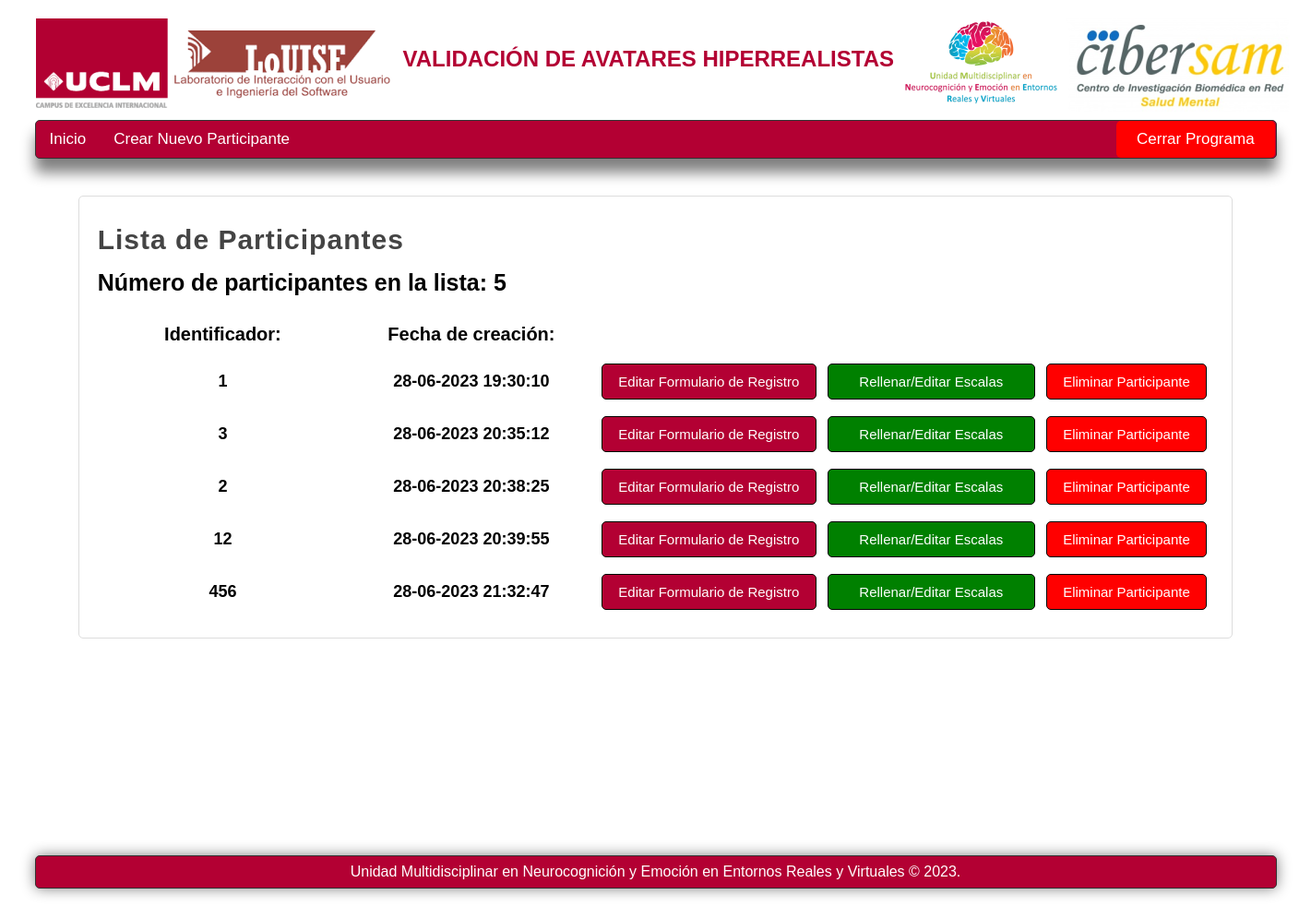
The page /listaparticipantes/control/ on the database as committed earlier.
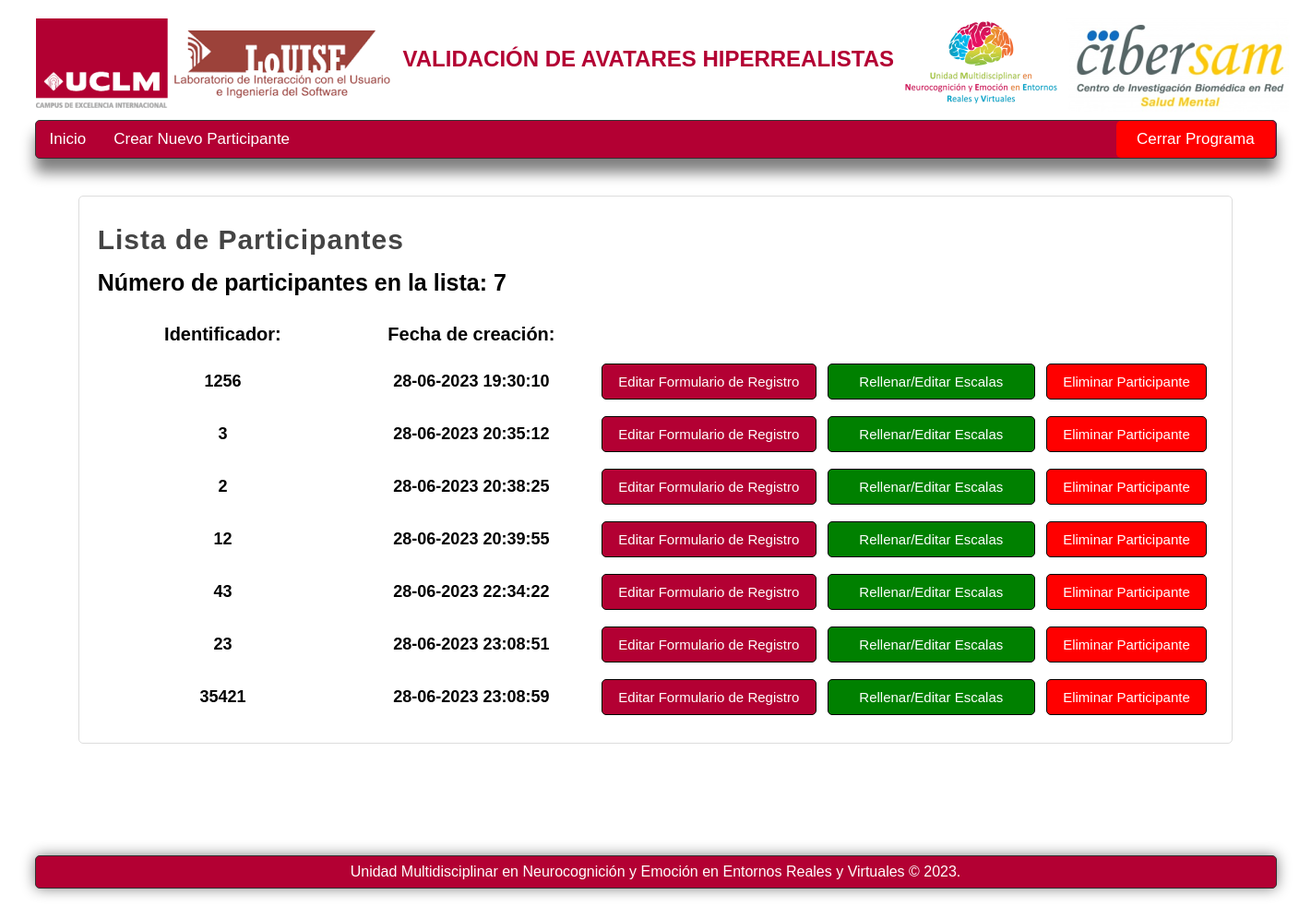
The same page on the database as committed later.
### appcarasrealistas.py (models this page shows)
class Formularioregistro(db.Model):
    __bind_key__ = 'datosappcarasrealistas'
    idparticipante = db.Column(db.Integer, primary_key=True)
    fechacreacion = db.Column(db.Text)
    fechaultimamodificacion = db.Column(db.Text)
    nhcparticipante = db.Column(db.Text)
    edad = db.Column(db.Text)
    genero = db.Column(db.Text)
    textogenero = db.Column(db.Text)
    etnia = db.Column(db.Text)
    estadocivil = db.Column(db.Text)
    provinciaresidencia = db.Column(db.Text)
    textoprovinciaresidencia = db.Column(db.Text)
    residencia = db.Column(db.Text)
    estudios = db.Column(db.Text)
    situacionprofesional = db.Column(db.Text)
    textosituacionprofesional = db.Column(db.Text)
    profesion = db.Column(db.Text)

### appcarasrealistas.py (the view)
@appcarasrealistas.route("/listaparticipantes/<string:tipoparticipante>/", methods=["GET", "POST"])
def listaparticipantes(tipoparticipante=""):
    if tipoparticipante == "control":
        nombretablabd = Formularioregistro
        tipolayout = 'layoutinicio2.html'
    listaparticipantes = nombretablabd.query.all()
    numeroparticipantes = len(listaparticipantes)
    return render_template("listaparticipantes.html", tipolayout=tipolayout, tipoparticipante=tipoparticipante, listaparticipantes=listaparticipantes, numeroparticipantes=numeroparticipantes)

### templates/listaparticipantes.html (shortened to what this page needs)
{% extends tipolayout %}
{% block nav %}
    <li>
        <a href="/">Inicio</a>
    </li>
    {% if tipoparticipante == "control"%}
        <li>
            <a href="/formularioregistro/control">Crear Nuevo Participante</a>
        </li>
        <li>
            <a class="cerrarprogramabipolares1" href="/salir" onclick="return confirm('¿Estas seguro de que deseas cerrar el programa?')">Cerrar Programa</a>
        </li>
    {% endif %}
{% endblock %}
{% block content %}
    {% if tipoparticipante == "control"%}
        <h1 class="titulo2">Lista de Participantes</h1>
    {% endif %}
    <h3>Número de participantes en la lista: {{ numeroparticipantes }}</h3>
    <br>
    <div class="divtable">
        <table>
            <thead class="theadtable">
                <tr>
                    <td class="titulostablas1">Identificador:</td>
                    <td class="titulostablas1">Fecha de creación:</td>
                    <td class="titulostablas3"></td>
                    <td class="titulostablas4"></td>
                    <td class="titulostablas5"></td>
                </tr>
            </thead>
            <tbody class="tbodytable">
                {% for participante in listaparticipantes %}
                    <tr>
                        <td class="contenidotabla0">{{ participante.nhcparticipante }}</td>
                        <td class="contenidotabla0">{{ participante.fechacreacion }}</td>
                        <td class="contenidotabla3">
                            <a class="btn3" href="/formularioregistro/{{ tipoparticipante }}/{{ participante.idparticipante }}">Editar Formulario de Registro</a>
                        </td>
                        <td class="contenidotabla3">
                            <a class="btn8" href="/listaformulariosparticipante/{{ tipoparticipante }}/{{ participante.idparticipante }}/{{ participante.nhcparticipante}}/{{ participante.fechacreacion }}">Rellenar/Editar Escalas</a>
                        </td>
                        <td class="contenidotabla3">
                            <a class="btn7" href="/borrarparticipante/{{ tipoparticipante }}/{{ participante.idparticipante }}/{{ participante.nhcparticipante }}/{{ participante.fechacreacion }}" onclick="return confirm('¿Estas seguro de que deseas eliminar el participante: {{  participante.nhcparticipante }}?')">Eliminar Participante</a>
                        </td>
                    </tr>
                {% endfor %}
            </tbody>
        </table>
    </div>
{% endblock %}

### templates/layoutinicio2.html (shortened to what this page needs)
<!doctype html>
<html lang="es">
<head>
    <link rel="stylesheet" type="text/css" href="{{ url_for('static', filename='css/styles.css') }}">
</head>
<body>
    <header>
        <div id="logotipo">
            <img class="logotipo1" src="{{ url_for('static', filename='img/indice2.png') }}"/>
            <img class="logotipo3" src="{{ url_for('static', filename='img/indice3.png') }}"/>
            <h2>VALIDACIÓN DE AVATARES HIPERREALISTAS</h2>
            <img class="logotipo4" src="{{ url_for('static', filename='img/indice1.png') }}"/>
            <img class="logotipo2" src="{{ url_for('static', filename='img/indice.png') }}"/>
        </div>
    </header>
    <nav>
        <ul>
            {% block nav %}{% endblock %}
        </ul>
    </nav>
    <div id="content">
        <div class="box">
            {% block content %}{% endblock %}
        </div>
    </div>
    <footer>
        Unidad Multidisciplinar en Neurocognición y Emoción en Entornos Reales y Virtuales &copy; 2023.
    </footer>
</body>
</html>

### static/css/styles.css (style rules this page uses)
* { margin: 0px; padding: 0px; list-style: none; font-family: Arial; }
body { background-color: white; }
.box h3 { font-size: 25px; }
header { width: 1344px; height: 130px; margin: 0px auto; }
#logotipo { width: 105%; height: 250px; margin: 0 auto; padding-top: 10px; }
.logotipo1 { display: block; float: left; margin-top: 10px; margin-right: 0px; }
.logotipo2 { display: block; float: left; margin-top: 10px; }
.logotipo3 { display: block; float: left; margin-top: 10px; }
.logotipo4 { display: block; float: left; margin-top: 10px; }
#logotipo h2 { display: block; float: left; margin-top: 40px; margin-left: 5px; margin-right: 5px; letter-spacing: 0px; font-size: 10px bold; color: #B30033; }
nav { width: 1344px; height: 40px; margin: 0 auto; background-color: #B30033; border: 1px solid #333333; box-shadow: 0px 15px 15px gray; font-size: 17px; border-radius: 5px; }
nav ul { list-style: none; text-decoration: none; }
nav ul li { line-height: 40px; float: left; }
nav ul li a { list-style: none; text-decoration: none; display: block; padding-left: 15px; padding-right: 15px; color: white; }
.cerrarprogramabipolares1 { list-style: none; text-decoration: none; display: block; padding-left: 22px; padding-right: 22px; background: red; border-radius: 5px; color: white; margin-left: 881px; }
#content { width: 1344px; min-height: 685px; margin: 0 auto; margin-bottom: 30px; margin-top: 40px; }
.box { background: white; width: 90%; min-height: 200px; padding: 20px; border: 1px solid #dddddd; margin: 0 auto; border-radius: 5px; }
.titulo2 { color: #444444; letter-spacing: 1px; font-size: 30px; padding-bottom: 5px; margin-bottom: 10px; margin-top: 10px; }
.btn3 { text-decoration: none; font-size: 15px; padding: 10px; background: #B30033; color: white; border: 1px solid black; border-radius: 5px; display: block; text-align: center; }
.btn8 { text-decoration: none; font-size: 15px; padding: 10px; background: green; color: white; border: 1px solid black; border-radius: 5px; display: block; text-align: center; }
.btn7 { text-decoration: none; font-size: 15px; padding: 10px; background: red; color: white; border: 1px solid black; border-radius: 5px; display: block; text-align: center; }
table { table-layout: fixed; width: 100%; }
.divtable { text-align: center; }
.theadtable { font-size: 18px; font-weight: bold; }
.titulostablas1 { font-size: 20px; width: 145px; text-align: center; padding-top: 10px; padding-bottom: 10px; padding-left: 5px; padding-right: 5px; }
.titulostablas3 { width: 131px; text-align: center; padding-top: 10px; padding-bottom: 10px; padding-left: 5px; padding-right: 5px }
.titulostablas4 { width: 126px; text-align: center; padding-top: 10px; padding-bottom: 10px; padding-left: 5px; padding-right: 5px }
.titulostablas5 { width: 97px; text-align: center; padding-top: 10px; padding-bottom: 10px; padding-left: 5px; padding-right: 5px }
.tbodytable { text-align: center; font-size: 18px; width: min-content; }
.contenidotabla0 { padding: 5px; padding-top: 8px; padding-bottom: 8px; font-weight: bold; }
.contenidotabla3 { text-align: center; padding: 5px; padding-top: 8px; padding-bottom: 8px; }
footer { width: 1344px; background-color: #B30033; margin: 0px auto; border: 1px solid #333333; border-radius: 5px; color: white; text-align: center; font-size: 16px; padding-top: 8px; padding-bottom: 8px; box-shadow: 0px 0px 15px gray; margin-bottom: 20px; }

Rows that differ between the two databases and show on the page:
removed Formularioregistro: nhcparticipante "456", fechacreacion "28-06-2023 21:32:47"
changed Formularioregistro (number 1 of 7 on the later page): nhcparticipante "1" → "1256"
added Formularioregistro: nhcparticipante "43", fechacreacion "28-06-2023 22:34:22"
added Formularioregistro: nhcparticipante "23", fechacreacion "28-06-2023 23:08:51"
added Formularioregistro: nhcparticipante "35421", fechacreacion "28-06-2023 23:08:59"
Other text that changed with them:
{{ numeroparticipantes }}: "5" → "7"
